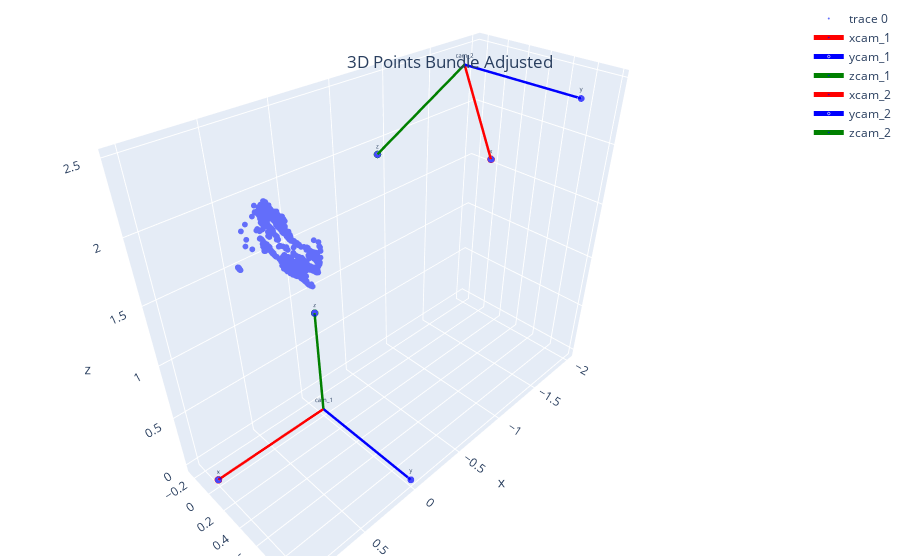

Write notebook code for a chart like this one.
### Code cell
fig = plot_cams_and_points(cam_group=cam_group, points_3d=points_3d, title="3D Points Bundle Adjusted")

### Figure 1 — Plotly figure (JSON) as saved in the notebook; plotly's stock layout.template omitted (floating-point values rounded to 4 significant figures; data arrays with more than 128 entries replaced by an {"elided": "..."} marker saying what was removed)
{"data": [{"marker": {"size": 2}, "mode": "markers", "textfont": {"size": 6}, "type": "scatter3d", "x": {"elided": "2303 float values"}, "y": {"elided": "2303 float values"}, "z": {"elided": "2303 float values"}}, {"line": {"color": "red", "width": 5}, "marker": {"color": "blue", "size": [0, 5]}, "mode": "lines+markers+text", "name": "xcam_1", "text": ["cam_1", "x"], "textfont": {"size": 6}, "type": "scatter3d", "x": [0, 1], "y": [0, 0], "z": [0, 0]}, {"line": {"color": "blue", "width": 5}, "marker": {"color": "blue", "size": [0, 5]}, "mode": "lines+markers+text", "name": "ycam_1", "text": ["cam_1", "y"], "textfont": {"size": 6}, "type": "scatter3d", "x": [0, 0], "y": [0, 1], "z": [0, 0]}, {"line": {"color": "green", "width": 5}, "marker": {"color": "blue", "size": [0, 5]}, "mode": "lines+markers+text", "name": "zcam_1", "text": ["cam_1", "z"], "textfont": {"size": 6}, "type": "scatter3d", "x": [0, 0], "y": [0, 0], "z": [0, 1]}, {"line": {"color": "red", "width": 5}, "marker": {"color": "blue", "size": [0, 5]}, "mode": "lines+markers+text", "name": "xcam_2", "text": ["cam_2", "x"], "textfont": {"size": 6}, "type": "scatter3d", "x": [-1.566, -1.994], "y": [0, 0], "z": [2.474, 1.57]}, {"line": {"color": "blue", "width": 5}, "marker": {"color": "blue", "size": [0, 5]}, "mode": "lines+markers+text", "name": "ycam_2", "text": ["cam_2", "y"], "textfont": {"size": 6}, "type": "scatter3d", "x": [-1.566, -1.566], "y": [0, 1], "z": [2.474, 2.474]}, {"line": {"color": "green", "width": 5}, "marker": {"color": "blue", "size": [0, 5]}, "mode": "lines+markers+text", "name": "zcam_2", "text": ["cam_2", "z"], "textfont": {"size": 6}, "type": "scatter3d", "x": [-1.566, -0.6625], "y": [0, 0], "z": [2.474, 2.046]}], "layout": {"margin": {"b": 4, "l": 4, "r": 4, "t": 4}, "scene": {"camera": {}}, "title": {"text": "3D Points Bundle Adjusted", "x": 0.5, "xanchor": "center", "y": 0.9, "yanchor": "top"}}}
